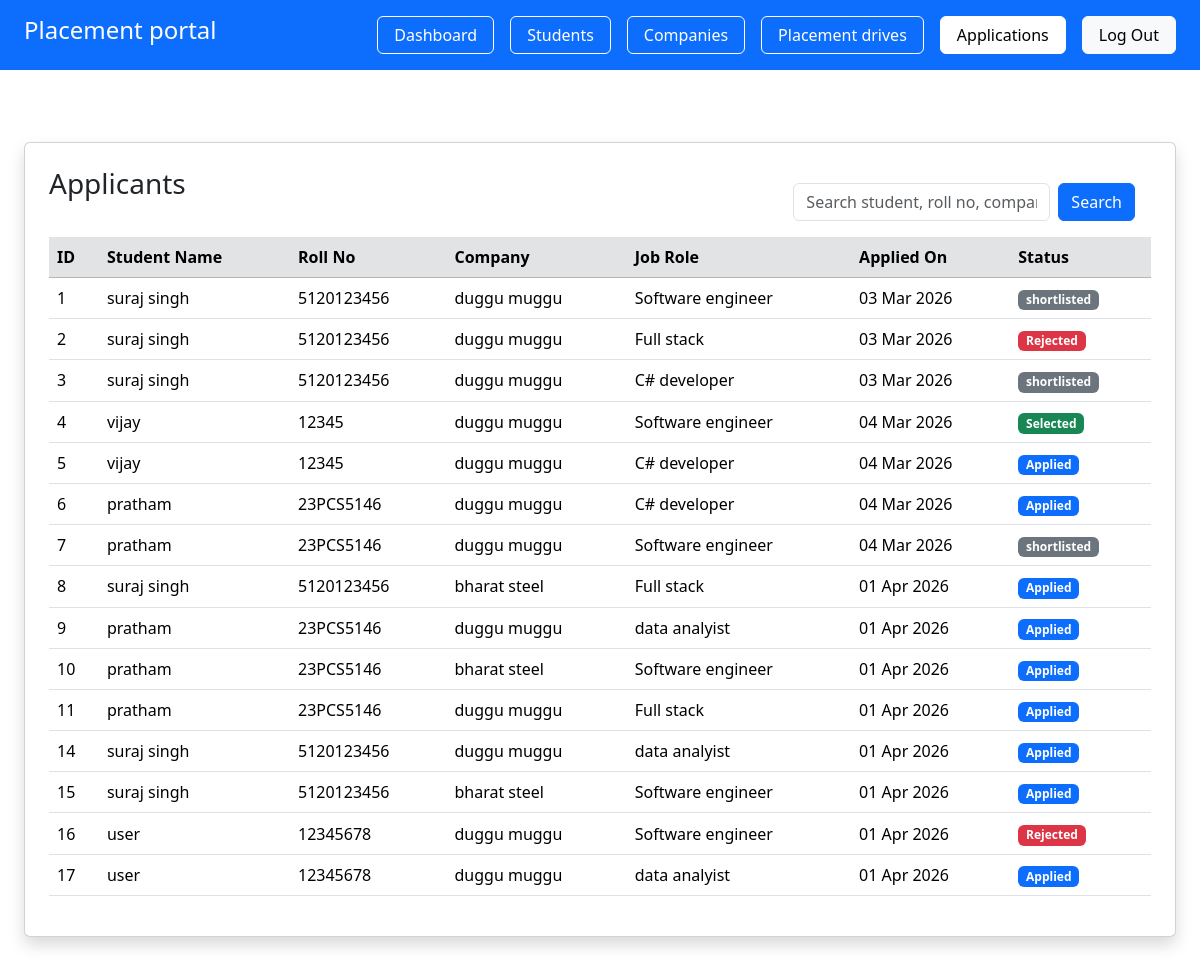
Page /admin/applicants (signed in) on the earlier database version.
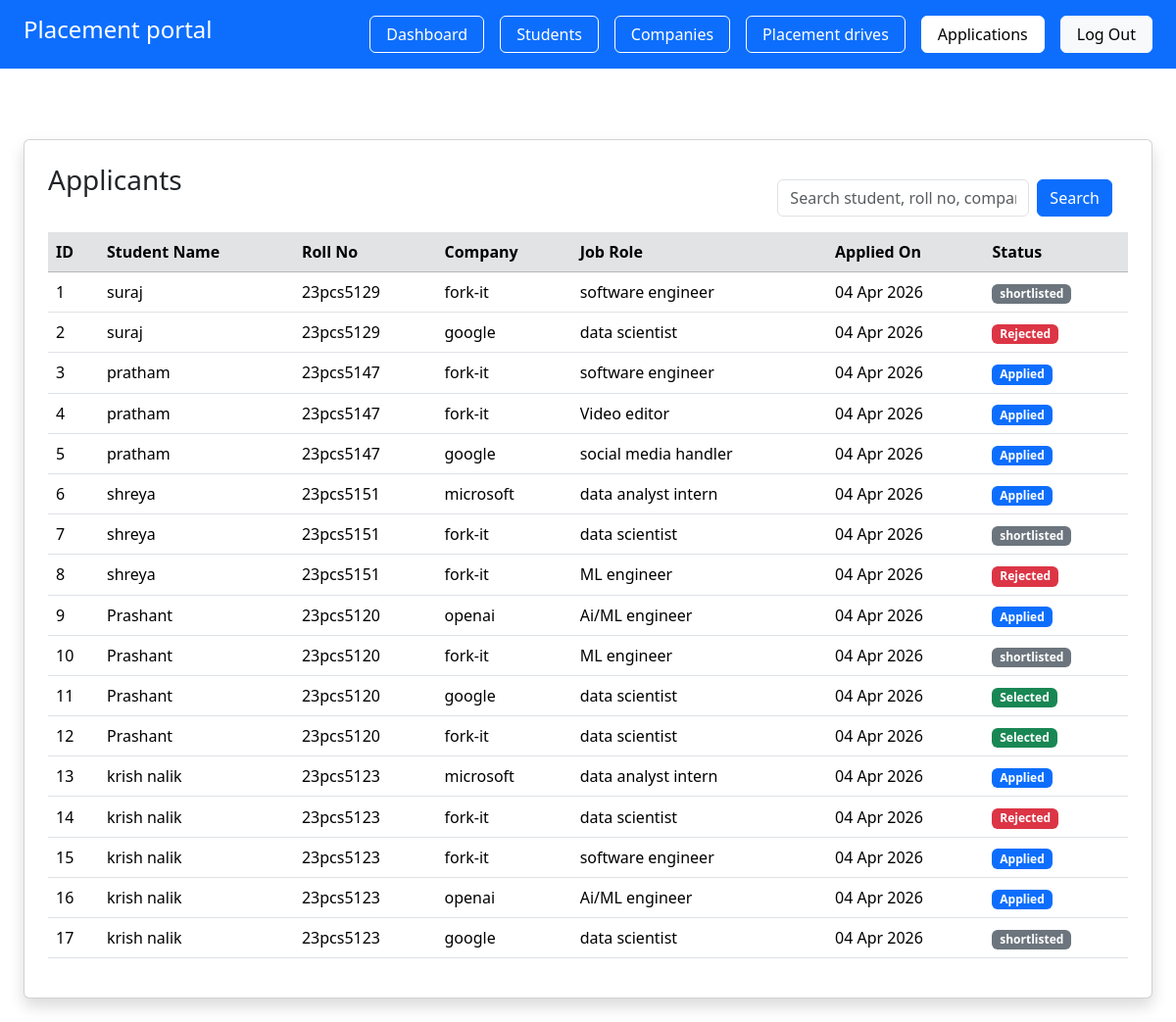
Same page on the later database version.
### app/models.py (models this page shows, shortened)
class Application(db.Model):
     __tablename__ = "applications"
     id = db.Column(db.Integer, primary_key=True)
     student_id = db.Column(db.Integer, db.ForeignKey("students.id"), nullable=False)
     drive_id =db.Column(db.Integer, db.ForeignKey("placement_drives.id"), nullable=False)
     applied_on =db.Column(db.DateTime, default=datetime.utcnow)
     status = db.Column(db.String(20), default="applied")
     student = db.relationship("Student", backref="applications")
     drive= db.relationship("PlacementDrive", backref="applications")
     __table_args__ = (
          db.UniqueConstraint("student_id","drive_id", name="unique_application"),
     )

class Student(db.Model):
     __tablename__ = "students"
     id = db.Column(db.Integer, primary_key=True )
     user_id = db.Column(db.Integer, db.ForeignKey("users.id"), nullable=False)
     name = db.Column(db.String(100), nullable=False)
     roll_no = db.Column(db.String(50), unique=True, nullable=False)
     branch= db.Column(db.String(50))
     cgpa=db.Column(db.Float)
     phone = db.Column(db.String(15))
     resume = db.Column(db.String(200))
     is_blacklisted = db.Column(db.Boolean, default=False)
     user = db.relationship("User", backref=db.backref("student", uselist=False), uselist=False )

class Company(db.Model):
     __tablename__ = "companies"
     id = db.Column(db.Integer, primary_key=True)
     user_id = db.Column(db.Integer, db.ForeignKey("users.id"), nullable=False)
     company_name = db.Column(db.String(150), nullable=False)
     hr_name = db.Column(db.String(100))
     website = db.Column(db.String(150))
     approval_status = db.Column(db.String(20), default="pending")
     is_blacklisted = db.Column(db.Boolean, default=False)
     user = db.relationship("User", backref=db.backref("company", uselist=False),uselist=False)

class PlacementDrive(db.Model):
     __tablename__ = "placement_drives"
     id = db.Column(db.Integer, primary_key=True)
     company_id = db.Column(db.Integer, db.ForeignKey("companies.id"), nullable=False)
     job_title = db.Column(db.String(150), nullable=False )
     description = db.Column(db.Text)
     eligibility= db.Column(db.String(200))
     deadline = db.Column(db.Date)
     status = db.Column(db.String(20) , default = 'pending')
     created_at  = db.Column(db.DateTime, default=datetime.utcnow)
     company= db.relationship('Company', backref='drives')

### app/admin/routes.py (the view)
@admin.route('/admin/applicants')
@login_required
def applicants():
     if current_user.role != 'admin':
        abort(403)
     search = request.args.get("search", "")
     if search:
        applicants = Application.query.join(Student).join(PlacementDrive).join(Company).filter(
            or_(
                Student.name.like(f"%{search}%"),
                Student.roll_no.like(f"%{search}%"),
                PlacementDrive.job_title.like(f"%{search}%"),
                Company.company_name.like(f"%{search}%")
            )
        ).all()
     else:
        applicants = Application.query.all()
     return render_template('admin/navigators/applications.html',applicants=applicants)

### app/__init__.py (called while the page is built)
@login_manager.user_loader
def load_user(user_id):
    from app.models import User
    return User.query.get(int(user_id))

### app/templates/admin/navigators/applications.html
{% extends "base.html" %}
{% block content %}
<div class="p-4  bg-opacity-25 " >
<div class="card shadow p-4 mt-5">
     <div class="d-flex justify-content-between">
          <h3 class="">Applicants</h3>
          <form method="GET" action="{{ url_for('admin.applicants') }}" class="d-flex p-3">
               <input type="text"name="search" class="form-control me-2" placeholder="Search student, roll no, company..." value="{{ request.args.get('search','') }}">
               <button class="btn btn-primary">Search</button>
          </form>
     </div>
<table class="table table-hover align-middle">
     <thead class="table-secondary">
          <tr>
               <th>ID</th>
               <th>Student Name</th>
               <th>Roll No</th>
               <th>Company</th>
               <th>Job Role</th>
               <th>Applied On</th>
               <th>Status</th>
          </tr>
     </thead>
<tbody>
{% for app in applicants %}
     <tr>
          <td>{{ app.id }}</td>
          <td>{{ app.student.name }}</td>
          <td>{{ app.student.roll_no }}</td>
          <td>{{ app.drive.company.company_name }}</td>
          <td>{{ app.drive.job_title }}</td>
          <td>{{ app.applied_on.strftime('%d %b %Y') }}</td>
          <td>
               {% if app.status == "applied" %}
                    <span class="badge bg-primary">Applied</span>
               {% elif app.status == "selected" %}
                    <span class="badge bg-success">Selected</span>
               {% elif app.status == "rejected" %}
                    <span class="badge bg-danger">Rejected</span>
               {% else %}
                    <span class="badge bg-secondary">{{ app.status }}</span>
               {% endif %}
          </td>
     </tr>
{% endfor %}
</tbody>
</table>
</div>
</div>
{% endblock %}

Differences in the rows shown:
changed Application id 1: student.name "suraj singh" → "suraj"; student.roll_no "5120123456" → "23pcs5129"; drive.company.company_name "duggu muggu" → "fork-it"; drive.job_title "Software engineer" → "software engineer"; applied_on "03 Mar 2026" → "04 Apr 2026"
changed Application id 2: student.name "suraj singh" → "suraj"; student.roll_no "5120123456" → "23pcs5129"; drive.company.company_name "duggu muggu" → "google"; drive.job_title "Full stack" → "data scientist"; applied_on "03 Mar 2026" → "04 Apr 2026"
changed Application id 3: student.name "suraj singh" → "pratham"; student.roll_no "5120123456" → "23pcs5147"; drive.company.company_name "duggu muggu" → "fork-it"; drive.job_title "C# developer" → "software engineer"; applied_on "03 Mar 2026" → "04 Apr 2026"; status "shortlisted" → (not shown); now shows "Applied"
changed Application id 4: student.name "vijay" → "pratham"; student.roll_no "12345" → "23pcs5147"; drive.company.company_name "duggu muggu" → "fork-it"; drive.job_title "Software engineer" → "Video editor"; applied_on "04 Mar 2026" → "04 Apr 2026"; status "Selected" → "Applied"
changed Application id 5: student.name "vijay" → "pratham"; student.roll_no "12345" → "23pcs5147"; drive.company.company_name "duggu muggu" → "google"; drive.job_title "C# developer" → "social media handler"; applied_on "04 Mar 2026" → "04 Apr 2026"
changed Application id 6: student.name "pratham" → "shreya"; student.roll_no "23PCS5146" → "23pcs5151"; drive.company.company_name "duggu muggu" → "microsoft"; drive.job_title "C# developer" → "data analyst intern"; applied_on "04 Mar 2026" → "04 Apr 2026"
changed Application id 7: student.name "pratham" → "shreya"; student.roll_no "23PCS5146" → "23pcs5151"; drive.company.company_name "duggu muggu" → "fork-it"; drive.job_title "Software engineer" → "data scientist"; applied_on "04 Mar 2026" → "04 Apr 2026"
changed Application id 8: student.name "suraj singh" → "shreya"; student.roll_no "5120123456" → "23pcs5151"; drive.company.company_name "bharat steel" → "fork-it"; drive.job_title "Full stack" → "ML engineer"; applied_on "01 Apr 2026" → "04 Apr 2026"; status "Applied" → "Rejected"
changed Application id 9: student.name "pratham" → "Prashant"; student.roll_no "23PCS5146" → "23pcs5120"; drive.company.company_name "duggu muggu" → "openai"; drive.job_title "data analyist" → "Ai/ML engineer"; applied_on "01 Apr 2026" → "04 Apr 2026"
changed Application id 10: student.name "pratham" → "Prashant"; student.roll_no "23PCS5146" → "23pcs5120"; drive.company.company_name "bharat steel" → "fork-it"; drive.job_title "Software engineer" → "ML engineer"; applied_on "01 Apr 2026" → "04 Apr 2026"; status (not shown) → "shortlisted"; no longer shows "Applied"
changed Application id 11: student.name "pratham" → "Prashant"; student.roll_no "23PCS5146" → "23pcs5120"; drive.company.company_name "duggu muggu" → "google"; drive.job_title "Full stack" → "data scientist"; applied_on "01 Apr 2026" → "04 Apr 2026"; status "Applied" → "Selected"
added Application: id "12", student.name "Prashant", student.roll_no "23pcs5120", drive.company.company_name "fork-it", drive.job_title "data scientist", applied_on "04 Apr 2026", status "Selected"
added Application: id "13", student.name "krish nalik", student.roll_no "23pcs5123", drive.company.company_name "microsoft", drive.job_title "data analyst intern", applied_on "04 Apr 2026", status "Applied"
changed Application id 14: student.name "suraj singh" → "krish nalik"; student.roll_no "5120123456" → "23pcs5123"; drive.company.company_name "duggu muggu" → "fork-it"; drive.job_title "data analyist" → "data scientist"; applied_on "01 Apr 2026" → "04 Apr 2026"; status "Applied" → "Rejected"
changed Application id 15: student.name "suraj singh" → "krish nalik"; student.roll_no "5120123456" → "23pcs5123"; drive.company.company_name "bharat steel" → "fork-it"; drive.job_title "Software engineer" → "software engineer"; applied_on "01 Apr 2026" → "04 Apr 2026"
changed Application id 16: student.name "user" → "krish nalik"; student.roll_no "12345678" → "23pcs5123"; drive.company.company_name "duggu muggu" → "openai"; drive.job_title "Software engineer" → "Ai/ML engineer"; applied_on "01 Apr 2026" → "04 Apr 2026"; status "Rejected" → "Applied"
changed Application id 17: student.name "user" → "krish nalik"; student.roll_no "12345678" → "23pcs5123"; drive.company.company_name "duggu muggu" → "google"; drive.job_title "data analyist" → "data scientist"; applied_on "01 Apr 2026" → "04 Apr 2026"; status (not shown) → "shortlisted"; no longer shows "Applied"
